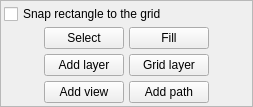
       <widget class="QWidget" name="TOp3">
        <layout class="QVBoxLayout" name="verticalLayout_19">
         <property name="spacing">
          <number>0</number>
         </property>
         <property name="margin">
          <number>0</number>
         </property>
         <item>
          <widget class="QFrame" name="panelRectangleOptions">
           <property name="sizePolicy">
            <sizepolicy hsizetype="Preferred" vsizetype="Expanding">
             <horstretch>0</horstretch>
             <verstretch>0</verstretch>
            </sizepolicy>
           </property>
           <property name="frameShape">
            <enum>QFrame::StyledPanel</enum>
           </property>
           <property name="frameShadow">
            <enum>QFrame::Plain</enum>
           </property>
           <layout class="QVBoxLayout" name="verticalLayout_12">
            <property name="spacing">
             <number>3</number>
            </property>
            <property name="margin">
             <number>3</number>
            </property>
            <item>
             <widget class="QCheckBox" name="rectSnapToGrid">
              <property name="text">
               <string>Snap rectangle to the grid</string>
              </property>
             </widget>
            </item>
            <item>
             <spacer name="verticalSpacer_5">
              <property name="orientation">
               <enum>Qt::Vertical</enum>
              </property>
              <property name="sizeHint" stdset="0">
               <size>
                <width>20</width>
                <height>0</height>
               </size>
              </property>
             </spacer>
            </item>
            <item>
             <layout class="QGridLayout" name="gridLayout_3">
              <property name="spacing">
               <number>5</number>
              </property>
              <item row="0" column="1">
               <widget class="QPushButton" name="pushButton">
                <property name="sizePolicy">
                 <sizepolicy hsizetype="Fixed" vsizetype="Fixed">
                  <horstretch>0</horstretch>
                  <verstretch>0</verstretch>
                 </sizepolicy>
                </property>
                <property name="text">
                 <string>Select</string>
                </property>
                <property name="icon">
                 <iconset resource="resources.qrc">
                  <normaloff>:/resources/RES/cursor.png</normaloff>:/resources/RES/cursor.png</iconset>
                </property>
               </widget>
              </item>
              <item row="0" column="2">
               <widget class="QPushButton" name="pushButton_2">
                <property name="sizePolicy">
                 <sizepolicy hsizetype="Fixed" vsizetype="Fixed">
                  <horstretch>0</horstretch>
                  <verstretch>0</verstretch>
                 </sizepolicy>
                </property>
                <property name="text">
                 <string>Fill</string>
                </property>
                <property name="icon">
                 <iconset resource="resources.qrc">
                  <normaloff>:/resources/RES/ffficons/paintcan.png</normaloff>:/resources/RES/ffficons/paintcan.png</iconset>
                </property>
               </widget>
              </item>
              <item row="1" column="1">
               <widget class="QPushButton" name="pushButton_6">
                <property name="sizePolicy">
                 <sizepolicy hsizetype="Fixed" vsizetype="Fixed">
                  <horstretch>0</horstretch>
                  <verstretch>0</verstretch>
                 </sizepolicy>
                </property>
                <property name="text">
                 <string>Add layer</string>
                </property>
                <property name="icon">
                 <iconset resource="resources.qrc">
                  <normaloff>:/resources/RES/ffficons/shape_handles.png</normaloff>:/resources/RES/ffficons/shape_handles.png</iconset>
                </property>
               </widget>
              </item>
              <item row="1" column="2">
               <widget class="QPushButton" name="pushButton_7">
                <property name="sizePolicy">
                 <sizepolicy hsizetype="Fixed" vsizetype="Fixed">
                  <horstretch>0</horstretch>
                  <verstretch>0</verstretch>
                 </sizepolicy>
                </property>
                <property name="text">
                 <string>Grid layer</string>
                </property>
                <property name="icon">
                 <iconset resource="resources.qrc">
                  <normaloff>:/resources/RES/grid.png</normaloff>:/resources/RES/grid.png</iconset>
                </property>
               </widget>
              </item>
              <item row="0" column="0" rowspan="3">
               <spacer name="horizontalSpacer_2">
                <property name="orientation">
                 <enum>Qt::Horizontal</enum>
                </property>
                <property name="sizeHint" stdset="0">
                 <size>
                  <width>40</width>
                  <height>20</height>
                 </size>
                </property>
               </spacer>
              </item>
              <item row="0" column="3" rowspan="3">
               <spacer name="horizontalSpacer_3">
                <property name="orientation">
                 <enum>Qt::Horizontal</enum>
                </property>
                <property name="sizeHint" stdset="0">
                 <size>
                  <width>40</width>
                  <height>20</height>
                 </size>
                </property>
               </spacer>
              </item>
              <item row="2" column="1">
               <widget class="QPushButton" name="pushButton_5">
                <property name="text">
                 <string>Add view</string>
                </property>
                <property name="icon">
                 <iconset resource="resources.qrc">
                  <normaloff>:/resources/RES/ffficons/webcam.png</normaloff>:/resources/RES/ffficons/webcam.png</iconset>
                </property>
               </widget>
              </item>
              <item row="2" column="2">
               <widget class="QPushButton" name="pushButton_10">
                <property name="text">
                 <string>Add path</string>
                </property>
                <property name="icon">
                 <iconset resource="resources.qrc">
                  <normaloff>:/resources/RES/ffficons/vector.png</normaloff>:/resources/RES/ffficons/vector.png</iconset>
                </property>
               </widget>
              </item>
             </layout>
            </item>
            <item>
             <spacer name="verticalSpacer_4">
              <property name="orientation">
               <enum>Qt::Vertical</enum>
              </property>
              <property name="sizeHint" stdset="0">
               <size>
                <width>20</width>
                <height>0</height>
               </size>
              </property>
             </spacer>
            </item>
           </layout>
          </widget>
         </item>
        </layout>
       </widget>
